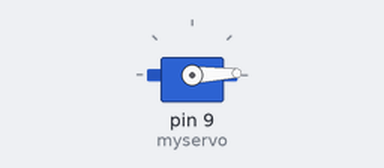
A sketch run on a simulated Arduino Uno, built with avr-gcc and run on an emulated ATmega328P. Shown: servo.

Above: at 0.05 s.
At 3.35 s:
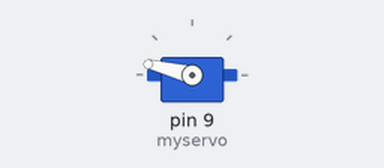
At 7.1 s:
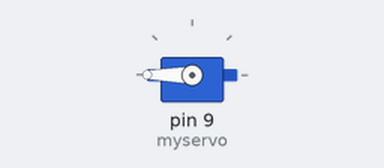
At 14.15 s:
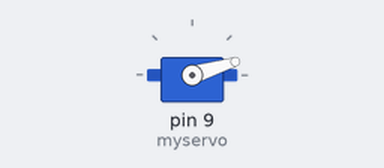
Timing chart, 0 to 18.8 s (numbered marks = the images above):
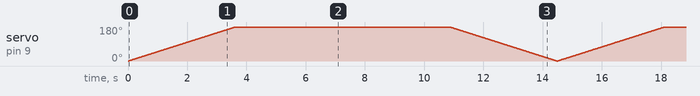

The sketch:

servo.ino
```cpp
#include <Servo.h>

Servo myservo;  // create servo object to control a servo
// twelve servo objects can be created on most boards

int pos = 0;    // variable to store the servo position

void setup() {
  myservo.attach(9);  // attaches the servo on pin 9 to the servo object
}

void loop() {
  for (pos = 0; pos <= 360; pos=pos+1) { // goes from 0 degrees to 360 degrees
    // in steps of 1 degree
    myservo.write(pos);              // tell servo to go to position in variable 'pos'
    delay(20);                       // waits 20ms for the servo to reach the position
  }
  for (pos = 360; pos >= 0; pos=pos-1) { // goes from 360 degrees to 0 degrees
    myservo.write(pos);              // tell servo to go to position in variable 'pos'
    delay(20);                       // waits 20ms for the servo to reach the position
  }
}
```
